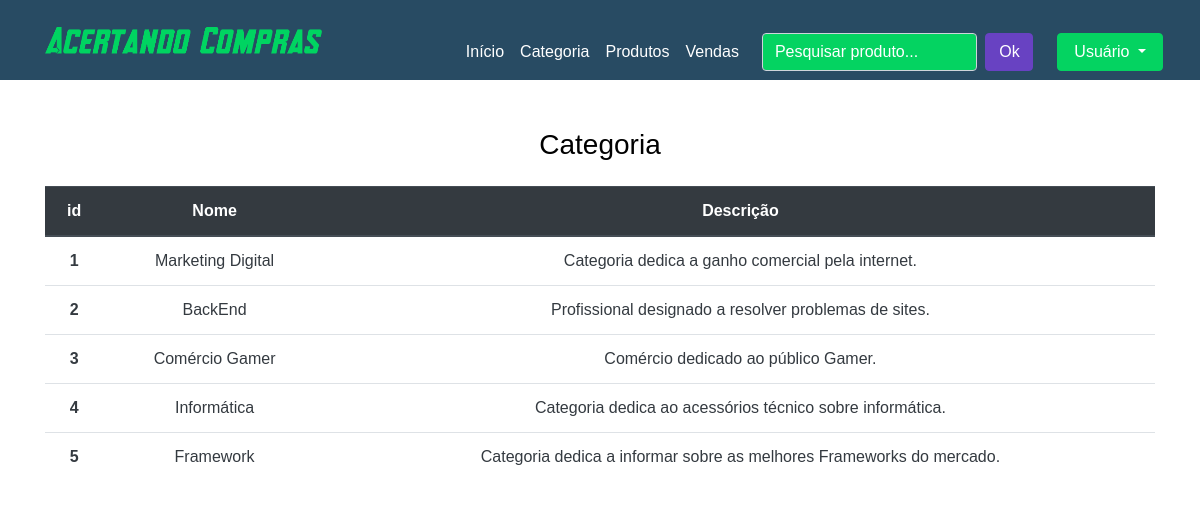
Page /index_category.php on the committed database.
### tables this page shows
CREATE TABLE `tbl_category` (
  `id_category` int(11) NOT NULL,
  `name_category` varchar(30) NOT NULL,
  `description_category` varchar(120) NOT NULL
);

### src/index_category.php (the view)
<?php
  include ("connect.php");
  require ("my_heard.php");
?>
<body>
  <div class="container my_container_main mt-5">
    <h3 class="col-sm-12 mt-4 mb-4 text-center">Categoria</h3>
    <div class="table-responsive">
      <table class="table text-center rounded">
        <thead class="thead-dark">
          <tr>
            <th scope="col">id</td>
            <th scope="col">Nome</td>
            <th scope="col">Descrição</td>
          </tr>
        </thead>
        <tbody class="text-dark">
          <?php
            $sql_type = "SELECT * FROM tbl_category";
            $resquery = $connectiondb->query($sql_type);
            if ($resquery->num_rows > 0){
              while ( $row = $resquery->fetch_assoc()){
                echo '<tr>';
                echo '<th scope="row">'. $row['id_category'] .'</th>';
                echo '<td>'. $row['name_category'] .'</td>';
                echo '<td>'. $row['description_category'] .'</td>';
                echo '</tr>';
              }
            }
          ?>
        </tbody>
      </table>
    </div>
  </div>
</body>

### rows in the picture
tbl_category: id_category "1", name_category "Marketing Digital", description_category "Categoria dedica a ganho comercial pela internet."
tbl_category: id_category "2", name_category "BackEnd", description_category "Profissional designado a resolver problemas de sites."
tbl_category: id_category "3", name_category "Comércio Gamer", description_category "Comércio dedicado ao público Gamer."
tbl_category: id_category "4", name_category "Informática", description_category "Categoria dedica ao acessórios técnico sobre informática."
tbl_category: id_category "5", name_category "Framework", description_category "Categoria dedica a informar sobre as melhores Frameworks do mercado."
